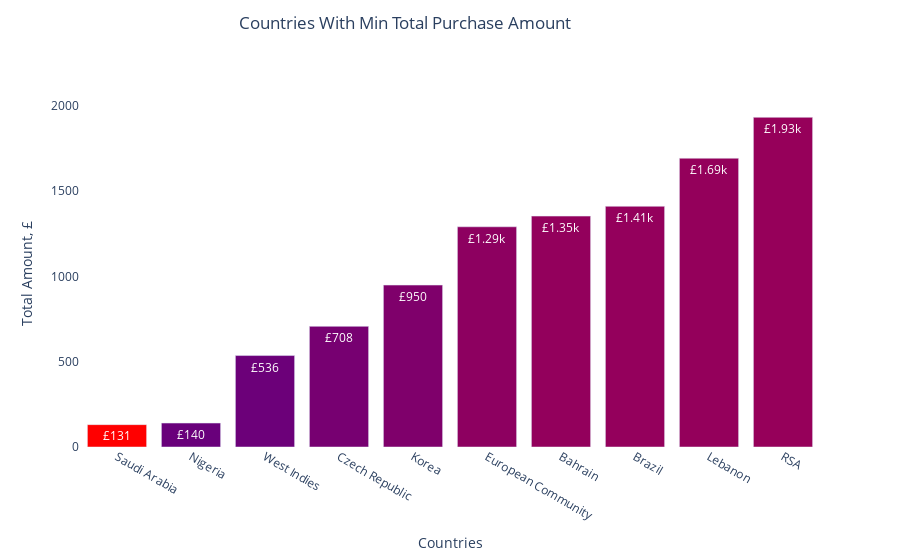

Notebook cell for this chart:
### Code cell
fig = go.Figure(data=[
    go.Bar(name='Countries With Min Total Purchase Amount', 
           x=retail_countries_purchase_asc['Country'].astype(str), 
           y=retail_countries_purchase_asc['Total'],
           marker_opacity=1,
           marker={'color': retail_countries_purchase_desc['Total'],
                   'colorscale': 'Rainbow'}
          )
    ])

fig.update_traces(texttemplate='£%{y:.3s}', textposition='inside')

fig.update_layout(title='Countries With Min Total Purchase Amount',
                  title_x=0.45,
                  title_y=0.97,
                  xaxis_title="Countries",
                  yaxis_title="Total Amount, £",
                  plot_bgcolor='white')
fig.show()

### Figure 1 — Plotly figure (JSON) as saved in the notebook; plotly's stock layout.template omitted (floating-point values rounded to 4 significant figures)
{"data": [{"marker": {"color": [13810000.0, 578500.0, 548500.0, 418000.0, 326500.0, 167100.0, 99080.0, 91860.0, 87460.0, 65740.0], "colorscale": [[0, "rgb(150,0,90)"], [0.125, "rgb(0,0,200)"], [0.25, "rgb(0,25,255)"], [0.375, "rgb(0,152,255)"], [0.5, "rgb(44,255,150)"], [0.625, "rgb(151,255,0)"], [0.75, "rgb(255,234,0)"], [0.875, "rgb(255,111,0)"], [1, "rgb(255,0,0)"]], "opacity": 1}, "name": "Countries With Min Total Purchase Amount", "textposition": "inside", "texttemplate": "£%{y:.3s}", "type": "bar", "x": ["Saudi Arabia", "Nigeria", "West Indies", "Czech Republic", "Korea", "European Community", "Bahrain", "Brazil", "Lebanon", "RSA"], "y": [131.2, 140.4, 536.4, 707.7, 949.8, 1292.0, 1354.0, 1412.0, 1694.0, 1934.0]}], "layout": {"plot_bgcolor": "white", "title": {"text": "Countries With Min Total Purchase Amount", "x": 0.45, "y": 0.97}, "xaxis": {"title": {"text": "Countries"}}, "yaxis": {"title": {"text": "Total Amount, £"}}}}
